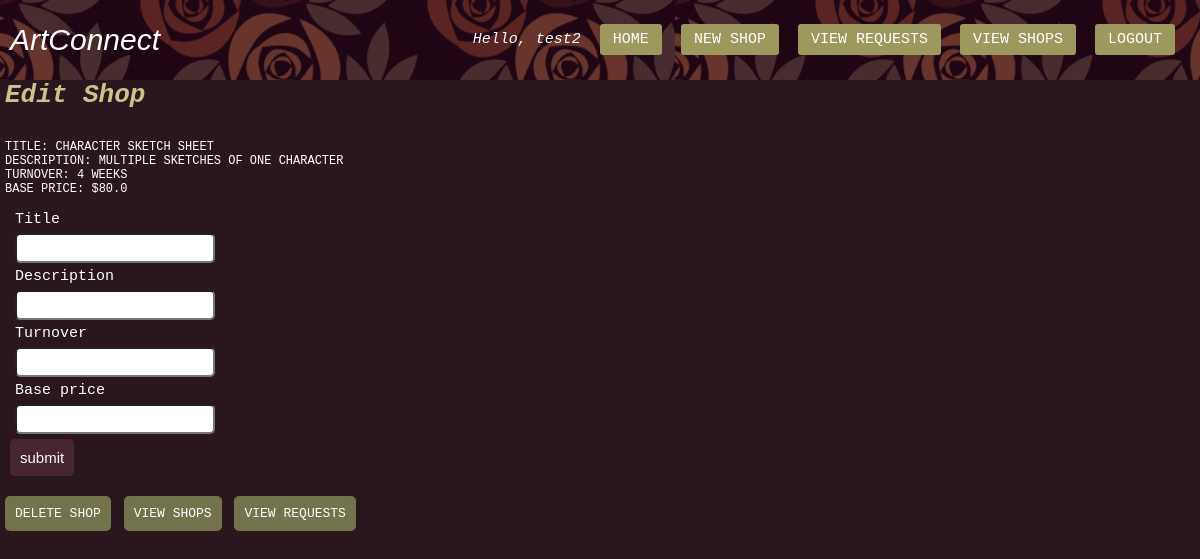
/artist/edit-shop/3/ (signed in), run on the app's committed database.
### app/models.py (models this page shows, shortened)
class Shop(models.Model):
    artist = models.ForeignKey("Artist", on_delete=models.CASCADE)
    title = models.CharField(max_length=50)
    description = models.CharField(max_length=200)
    turnover = models.CharField(max_length=50)
    base_price = models.FloatField()

### app/decorators.py (the view)
        def wrapper_func(request, *args, **kwargs):
            group = "admin"
            if request.user.groups.exists():
                group = request.user.groups.all()[0].name
            if group in allowed_roles:
                return view_func(request, *args, **kwargs)
            else:
                return redirect("logout")

### app/forms.py
class CreateShopForm(ModelForm):
    class Meta:
        model = Shop
        fields = ["title", "description", "turnover", "base_price"]

### app/templatetags/auth_extras.py (called while the page is built)
@register.filter(name='has_group')
def has_group(user, group_name):
    group = Group.objects.get(name=group_name)
    return True if group in user.groups.all() else False

### app/views.py (called while the page is built, shortened)
@login_required(login_url="login")
@allowed_users(allowed_roles="artist")
def editShopArtistView(request, shop):
    form = CreateShopForm()
    shop = Shop.objects.get(id=shop)
    context = {"form": form, "shop": shop}
    return render(request, "artist/edit-shop.html", context)

### app/templates/artist/edit-shop.html (shortened to what this page needs)
{% extends 'navbar.html' %}
{% block content %}
<h1 class = "nav-txt">Edit Shop</h1>
<div class="white small-white">
<p>Title: {{shop.title}}</p>
<p>Description: {{shop.description}}</p>
<p>Turnover: {{shop.turnover}}</p>
<p>Base Price: ${{shop.base_price}}</p>
</div>
    <form action="" method="POST">
        {% for field in form %}
            <li class="field-label">{{field.label}}</li>
            <li class="field-label">{{field}}</li>
        {% endfor %}
        <input type="submit" value="submit">
    </form>
    <a class = "foot-btn" href="{% url 'delete-shop' shop.id %}">Delete Shop</a>
    <a class="foot-btn" href=" {% url 'artist-view-shops' %} ">View Shops</a>
    <a class="foot-btn" href=" {% url 'artist-view-requests' %} ">View Requests</a>
{% endblock content %}

### app/templates/navbar.html (shortened to what this page needs)
{% load static %}
{% load auth_extras %}
<!DOCTYPE html>
<html lang="en">
<head>
    <link rel="stylesheet" href=" {% static 'styles.css' %} ">
</head>
<body>
    <nav>
    <label>ArtConnect</label>
    <ul>
        {% if user.is_authenticated %}
        <li id="hello-msg">Hello, {{request.user}}</li>
        {% if request.user|has_group:"artist" %}
        {% if request.path != "/artist/home/" %}
        <li class="nav-btn"><a href="  {% url 'artist-home' %}">Home</a></li>
        {% endif %}
        {% if request.path != "/artist/add-shop/" %}
         <li class="nav-btn"><a href=" {% url 'artist-add-shop' %}">New Shop</a></li>
        {% endif %}
        {% if request.path != "/artist/view-requests/" %}
        <li class="nav-btn"><a href="{% url 'artist-view-requests' %}">View Requests</a></li>
        {% endif %}
        {% if request.path != "/artist/view-shops/" %}
        <li class="nav-btn"><a href="  {% url 'artist-view-shops' %}">View Shops</a></li>
        {% endif %}
        {% endif %}
        <li class="nav-btn"><a href="{%url 'logout'%}">Logout</a></li>
        {% endif %}
    </ul>
</nav>
{% block content %}{% endblock content %}
</body>
</html>

### app/static/styles.css (style rules this page uses)
* { padding: 0; margin: 0; list-style: none; box-sizing: border-box; text-decoration: none; }
body { font-family: monospace; background-color: rgb(42, 22, 29); }
.white { color: white; font-size: 15px; text-transform: uppercase; font-variant: small-caps; }
.small-white { font-size: 12px; margin-left: 5px; }
nav { background-image:url("images/flower-pattern.png"); background-color: rgb(109, 65, 80); background-blend-mode: multiply; color: white; height: 80px; width: 100%; font-size: 15px; font-weight: lighter; }
nav label { font-size: 30px; font-family:'Trebuchet MS', 'Lucida Sans Unicode', 'Lucida Grande', 'Lucida Sans', Arial, sans-serif; line-height: 80px; margin-left: 10px; font-style:italic; }
nav ul { float: right; margin-right: 20px; }
nav ul li { display: inline-block; line-height: 80px; margin: 0 5px; font-weight: lighter; }
nav ul li a { background-color: rgb(157, 152, 93); color: white; padding: 7px 13px; border-radius: 3px; text-transform: uppercase; }
#hello-msg { font-size: 15px; font-style: italic; }
.nav-txt { color:rgb(201, 196, 139); margin-left: 5px; font-style: italic; margin-bottom: 30px; display: block; }
input[type="text"], input[type="email"], input[type="password"], input[type="number"], select, textarea { font: 1.25rem / 1.5 sans-serif; box-sizing: border-box; width: 200px; height: 30px; padding: 0.5rem 0.75rem; border-radius: 5px; }
input[type=submit] { background-color: rgb(71, 37, 49); font-size: 15px; color: white; border: none; padding: 10px; border-radius: 5px; margin-bottom: 5px; display: block; }
form { color: white; font-size: 15px; margin: 5px; margin-bottom: 20px; padding: 5px; border-radius: 5px; }
.field-label { margin: 5px; }
.foot-btn { color: white; background-color:rgb(114, 115, 77); padding: 10px; margin-left: 5px; text-transform: uppercase; font-variant: small-caps; border-radius: 5px; margin-top: 100px; }

### data on the page
Shop: title "CHARACTER SKETCH SHEET", description "MULTIPLE SKETCHES OF ONE CHARACTER", turnover "4 WEEKS", base_price "80.0"

### other printed values
{{ request.user }} "test2"
{{ field.label }} "Title" "Description" "Turnover" "Base price"
